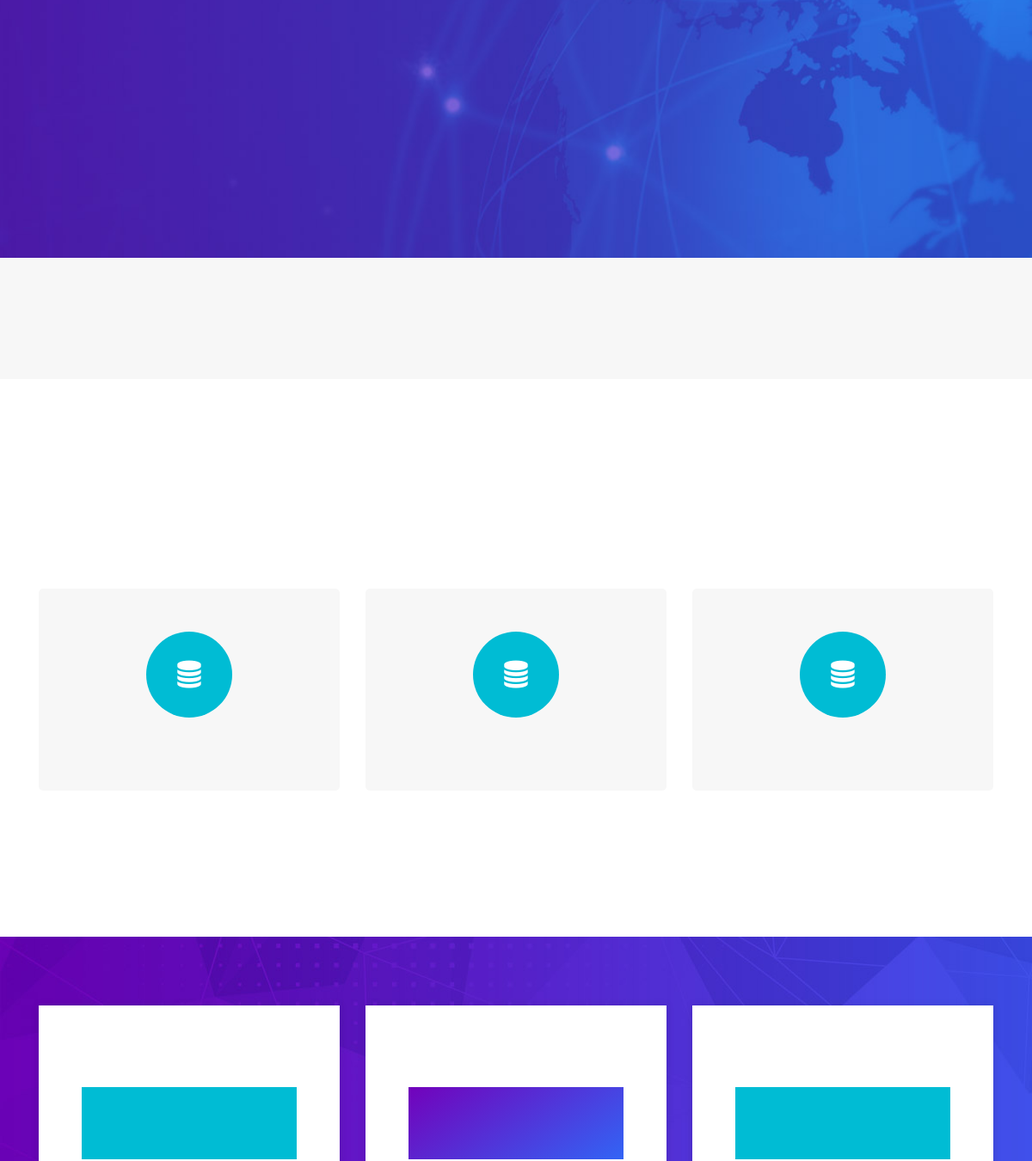
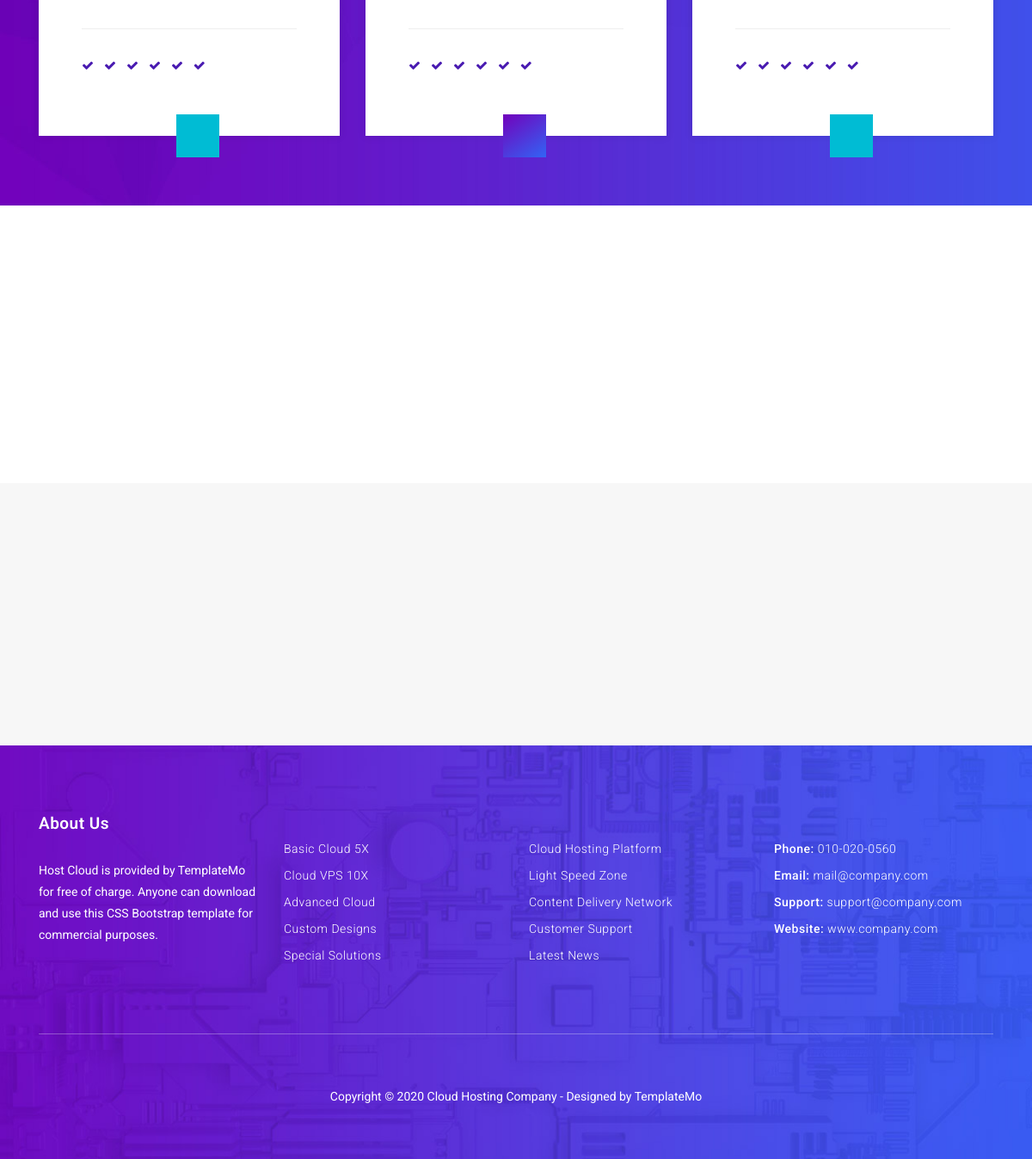
The app's page / (lower part), older data (2 pictures, top to bottom).
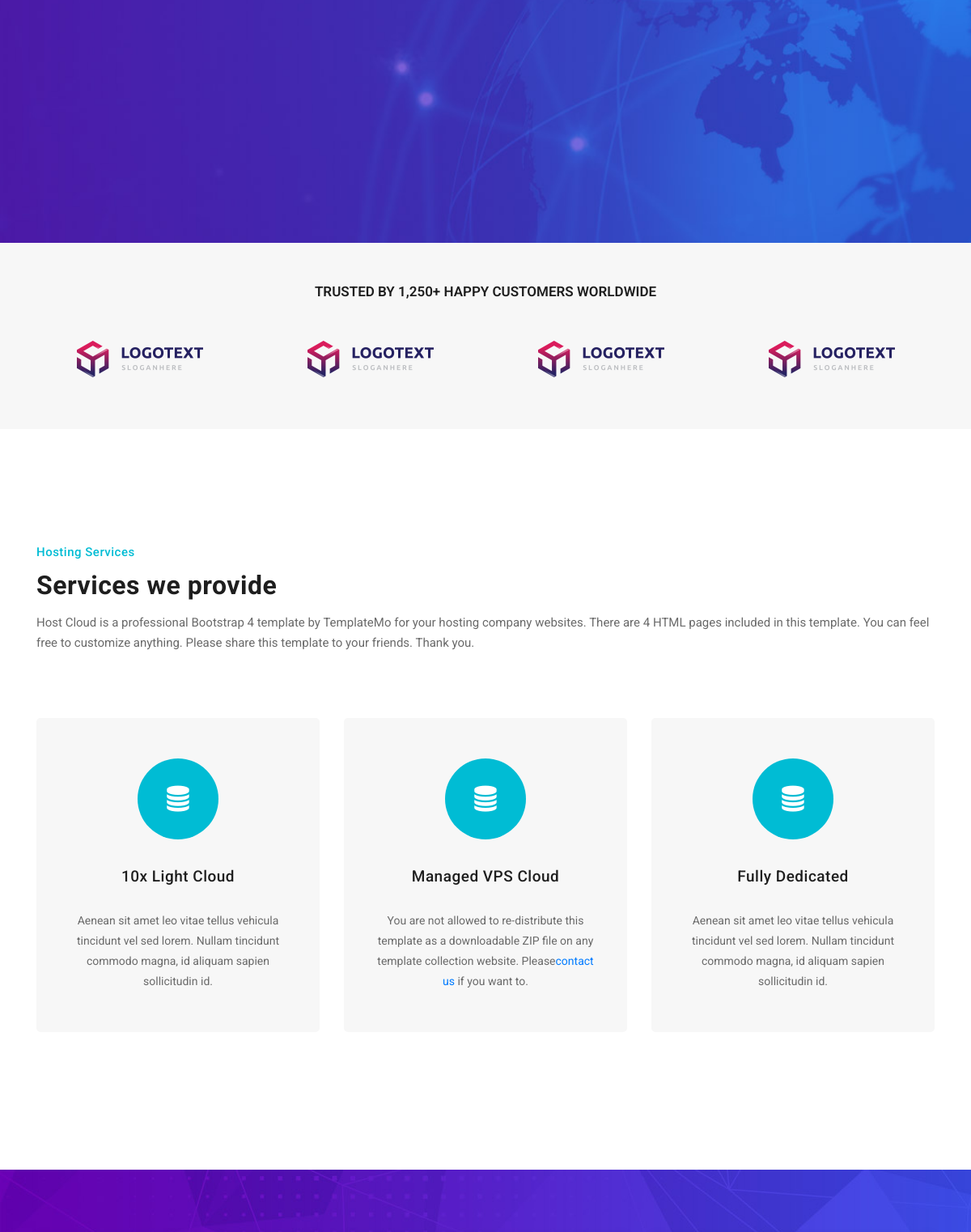
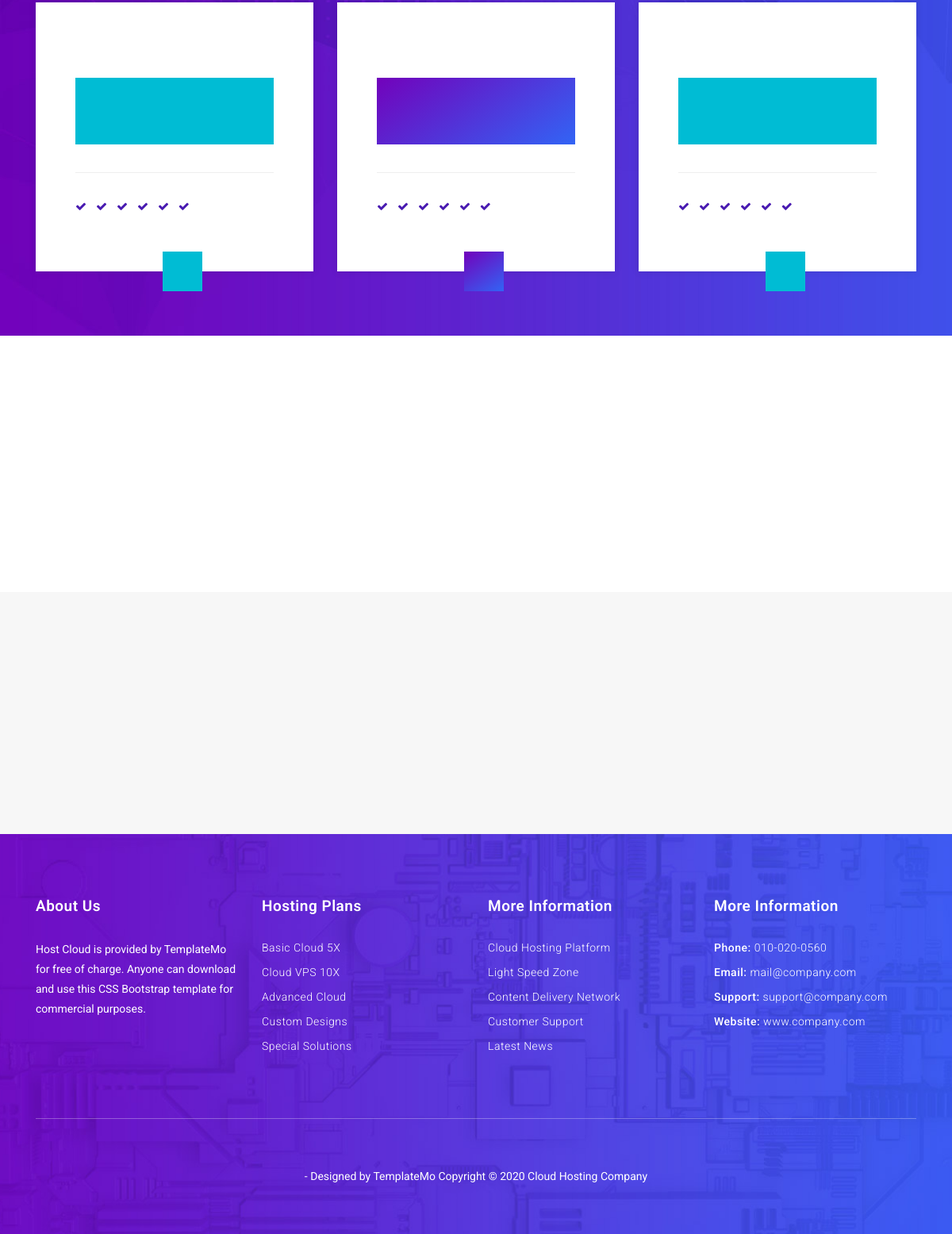
The same page, newer data (2 pictures, top to bottom).
### app/models.py (models this page shows, shortened)
class HostingPlans(models.Model):
    link_name = models.CharField(max_length=255, blank=True, null=True)
    class Meta:
        verbose_name = "Hosting Plans"
        verbose_name_plural = "Hosting Plans"

class UsefulLinks(models.Model):
    link_name = models.CharField(max_length=255, blank=True, null=True)
    class Meta:
        verbose_name = "Useful Links"
        verbose_name_plural = "Useful Links"

class MoreInformation(models.Model):
    title = models.CharField(max_length=255)
    link_name = models.CharField(max_length=255, blank=True, null=True)
    class Meta:
        verbose_name = "More Information"
        verbose_name_plural = "More Information"

class FooterText(models.Model):
    title = models.CharField(max_length=255)
    text1 = models.CharField(max_length=255, blank=True, null=True)
    text2 = models.CharField(max_length=255, blank=True, null=True)
    link_url = models.URLField(max_length=200, blank=True, null=True)
    class Meta:
        verbose_name = "Footer Text"
        verbose_name_plural = "Footer Text"

class TrustedMain(models.Model):
    title = models.CharField(max_length=255)
    class Meta:
        verbose_name = "Trusted Main"
        verbose_name_plural = "Trusted Main"

class Trusted(models.Model):
    title = models.CharField(max_length=255)
    image = models.ImageField(upload_to="trusted")
    class Meta:
        verbose_name = "Trusted"
        verbose_name_plural = "Trusted"

class HostingMain(models.Model):
    tag = models.CharField(max_length=255)
    title = models.CharField(max_length=255, blank=True, null=True)
    description = models.CharField(max_length=255, blank=True, null=True)
    class Meta:
        verbose_name = "Hosting Main"
        verbose_name_plural = "Hosting Main"

class HostingServices(models.Model):
    title = models.CharField(max_length=255)
    description = models.CharField(max_length=255)
    class Meta:
        verbose_name = "Hosting Services"
        verbose_name_plural = "Hosting Services"

class HostingService1(models.Model):
    title = models.CharField(max_length=255)
    description1 = models.CharField(max_length=255)
    description2 = models.CharField(max_length=255)
    description3 = models.CharField(max_length=255)
    link_url = models.URLField(max_length=200, blank=True, null=True)
    class Meta:
        verbose_name = "Hosting Service1"
        verbose_name_plural = "Hosting Service1"

class FooterNames(models.Model):
    title = models.CharField(max_length=55)
    class Meta:
        verbose_name = "Footer Names"
        verbose_name_plural = "Footer Names"

### app/views.py (the view)
# urls.py: path("", views.index, name = "index"),
def index(request):
    context = {
          "header_text": HeaderText.objects.all(),
          "footer_text": FooterText.objects.all().first(),
          "trusted_main": TrustedMain.objects.all().first(),
          "trusted": Trusted.objects.all(),
          "hosting_main": HostingMain.objects.all().first(),
          "hosting_services": HostingServices.objects.all(),
          "hosting_service1": HostingService1.objects.all().first(),
          "cloud_main":  CloudMain.objects.all().first(),
          "cloud_plans": CloudPlans.objects.all(),
          "features_main": FeaturesMain.objects.all().first(),
          "features_blocks": FeaturesBlocks.objects.all(),
          "testimonials": Testimonials.objects.all().first(),
          "testimonials_blocks": TestimonialsBlocks.objects.all(),
          "footer_names": FooterNames.objects.all(),
          "about_us": AboutUs.objects.all().first(),
          "hosting_plans": HostingPlans.objects.all(),
          "useful_links": UsefulLinks.objects.all(),
          "more_information": MoreInformation.objects.all()
      }
    return render(request,"home.html" , context)

### app/templates/home.html (shortened to what the changed rows need)
{% extends "base.html" %}
{% load static %}
{% block home_template %}
      <div class="trusted-section">
        <div class="container">
          <div class="row">
            <div class="col-md-12">
              <div class="trusted-section-heading">
                <h4>{{trusted_main.title}}</h4>
              </div>
            </div>
            <div class="col-md-12">
              <div class="owl-trusted owl-carousel">
                {% for t in trusted %}
                  <div class="trusted-item">
                    <img src="{{t.image.url}}" alt="{{t.title}}">
                  </div>
                {% endfor %}
              </div>
            </div>
          </div>
        </div>
      </div>
      <div class="services-section">
        <div class="container">
          <div class="row">
            <div class="col-md-12">
              <div class="section-heading">
                <span>{{hosting_main.tag}}</span>
                <h2>{{hosting_main.title}}</h2>
                <p>{{hosting_main.description}}</p>
              </div>
            </div>
            <div class="col-md-4 col-sm-6 col-xs-12">
              <div class="service-item">
                <i class="fa fa-database"></i>
                <h4>{{hosting_services.0.title}}</h4>
                <p>{{hosting_services.0.description}}</p>
              </div>
            </div>
            <div class="col-md-4 col-sm-6 col-xs-12">
              <div class="service-item">
                <i class="fa fa-database"></i>
                <h4>{{hosting_service1.title}}</h4>
                <p>{{hosting_service1.description1}}<a rel="nofollow" href="{{hosting_service1.link_url}}" target="_parent">{{hosting_service1.description2}}</a> {{hosting_service1.description3}}</p>
              </div>
            </div>
            <div class="col-md-4 col-sm-6 col-xs-12">
              <div class="service-item">
                <i class="fa fa-database"></i>
                <h4>{{hosting_services.1.title}}</h4>
                <p>{{hosting_services.1.description}}</p>
              </div>
            </div>
          </div>
        </div>
      </div>
{% endblock %}

### app/templates/base.html (shortened to what this page needs)
{% load static %}
  <!DOCTYPE html>
  <html lang="en">
    <head>
      <link href="{% static "vendor/bootstrap/css/bootstrap.min.css" %}" rel="stylesheet">
      <link rel="stylesheet" href="{% static "css/fontawesome.css" %}">
      <link rel="stylesheet" href="{% static "css/templatemo-host-cloud.css" %}">
      <link rel="stylesheet" href="{% static "css/owl.css" %}">
    </head>
    <body>
      {% block home_template %} {% endblock %}
      <div class="testimonials-section">
        <div class="container">
          <div class="row">
            <div class="col-md-12">
              <div class="section-heading">
              </div>
            </div>
            <div class="col-md-10 offset-md-1">
            </div>
          </div>
        </div>
      </div>
      <footer>
        <div class="container">
          <div class="row">
            <div class="col-md-3 col-sm-6 col-xs-12">
              <div class="footer-item">
                <div class="footer-heading">
                  <h2>{{about_us.title}}</h2>
                </div>
                <p>{{about_us.description}}</p>
              </div>
            </div>
            <div class="col-md-3 col-sm-6 col-xs-12">
              <div class="footer-item">
                <div class="footer-heading">
                  <h2>{{footer_names.0.title}}</h2>
                </div>
                <ul class="footer-list">
                  {% for name in hosting_plans %}
                      <li> <a href="#">{{name.link_name}}</a></li>
                  {% endfor %}
                </ul>
              </div>
            </div>
            <div class="col-md-3 col-sm-6 col-xs-12">
              <div class="footer-item">
                <div class="footer-heading">
                  <h2>{{footer_names.2.title}}</h2>
                </div>
                <ul class="footer-list">
                  {% for name in useful_links %}
                    <li><a href="#">{{name.link_name}}</a></li>
                  {% endfor %}
                </ul>
              </div>
            </div>
            <div class="col-md-3 col-sm-6 col-xs-12">
              <div class="footer-item">
                <div class="footer-heading">
                  <h2>{{footer_names.2.title}}</h2>
                </div>
                <ul class="footer-list">
                  {% for name in more_information %}
                    <li>{{name.title}} <a href="#">{{name.link_name}}</a></li>
                  {% endfor %}
                </ul>
              </div>
            </div>
            <div class="col-md-12">
              <div class="sub-footer">
                <p>{{footer_text.text1}}
          {{footer_text.text2}} <a rel="nofollow" href="{{footer_text.url}}">{{footer_text.title}}</a></p>
              </div>
            </div>
          </div>
        </div>
      </footer>
    </body>
  </html>

Row changes from the older to the newer data that the page shows:
added TrustedMain: title "TRUSTED BY 1,250+ HAPPY CUSTOMERS WORLDWIDE"
added Trusted: image (picture)
added Trusted: image (picture)
added Trusted: image (picture)
added Trusted: image (picture)
added HostingMain: tag "Hosting Services", title "Services we provide", description "Host Cloud is a professional Bootstrap 4 template by TemplateMo for your hosting company websites. There are 4 HTML pages included in this template. You can feel free to customize anything. Please share this template to your friends. Thank you."
added HostingServices: title "10x Light Cloud", description "Aenean sit amet leo vitae tellus vehicula tincidunt vel sed lorem. Nullam tincidunt commodo magna, id aliquam sapien sollicitudin id."
added HostingService1: title "Managed VPS Cloud", description1 "You are not allowed to re-distribute this template as a downloadable ZIP file on any template collection website. Please", description2 "contact us", description3 "if you want to."
added HostingServices: title "Fully Dedicated", description "Aenean sit amet leo vitae tellus vehicula tincidunt vel sed lorem. Nullam tincidunt commodo magna, id aliquam sapien sollicitudin id."
added FooterNames: title "Hosting Plans"
added FooterNames: title "More Information"
changed FooterText "- Designed by": text1 "Copyright © 2020 Cloud Hosting Company" → "- Designed by"; text2 "- Designed by" → "TemplateMo"; title "TemplateMo" → "Copyright © 2020 Cloud Hosting Company"
